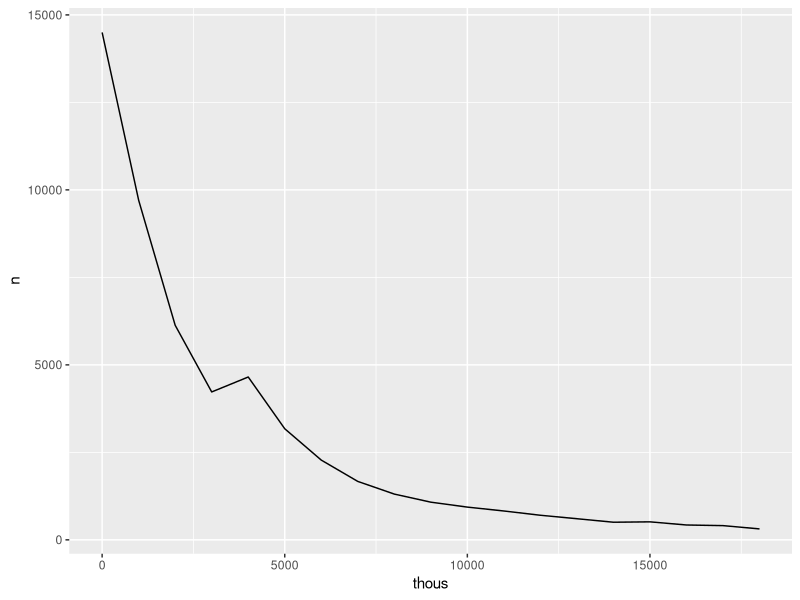
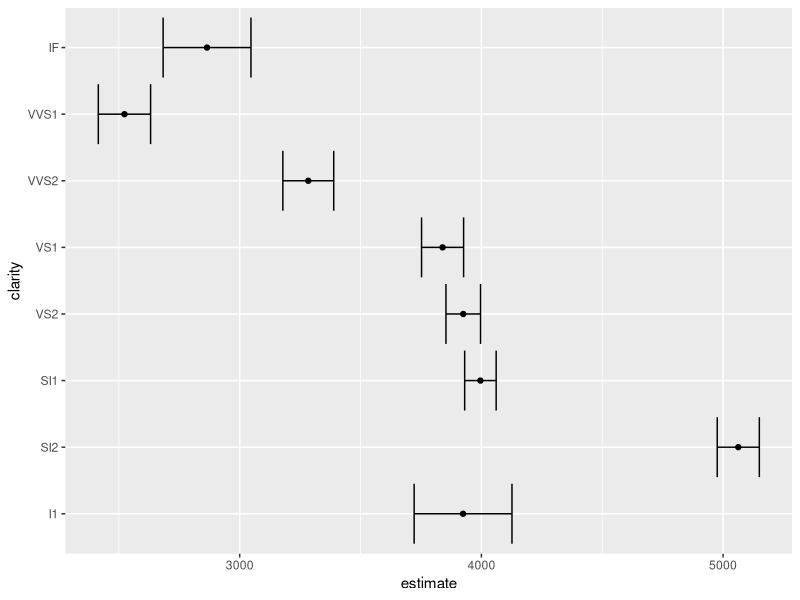
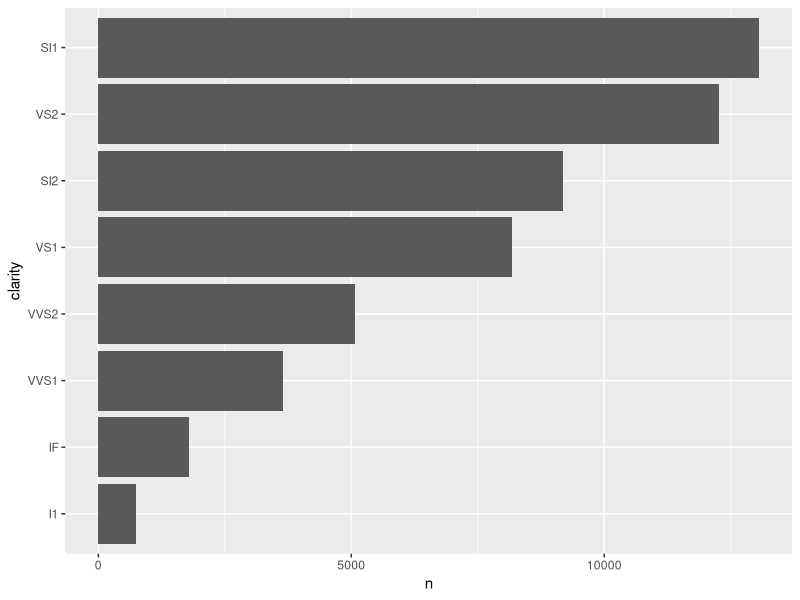

The R script that drew these images, in order:
## ---- chunk 1
knitr::opts_chunk$set(echo = TRUE)
## ---- chunk 2
library(tidyverse)
library(broom) # for 'tidy'
library(purrr) # for 'map'
## ---- chunk 3
diamonds %>% count(clarity, sort=T, name = "Number")  # sortedfreq
diamonds %>% count(clarity, wt=price, sort=T)  # sum of Price for each Clarity group
## ---- chunk 4
diamonds %>% count(thous = 1000 * price %/% 1000) %>% ggplot(aes(thous, n)) +
  geom_line()
## ---- chunk 5
diamonds %>% add_count(clarity)
# select Clarity with > 3000 diamonds
diamonds %>% add_count(clarity) %>% filter(n>3000)
## ---- chunk 6
ttests = diamonds %>% group_by(clarity) %>% summarize(t_test = list(t.test(price, mu=4000)))
ttests %>% mutate(tidied = map(t_test, tidy)) %>% unnest(tidied) %>%
  ggplot(aes(estimate, clarity)) + geom_point() +
  geom_errorbarh(aes(xmin = conf.low, xmax = conf.high))
## ---- chunk 7
# Reorder Clarity groups descending by total number of diamonds (on the fly!)
diamonds %>% count(clarity) %>% mutate(clarity = fct_reorder(clarity, n)) %>% 
  ggplot(aes(clarity, n)) + geom_col() + coord_flip()
## ---- chunk 8
sessionInfo()
